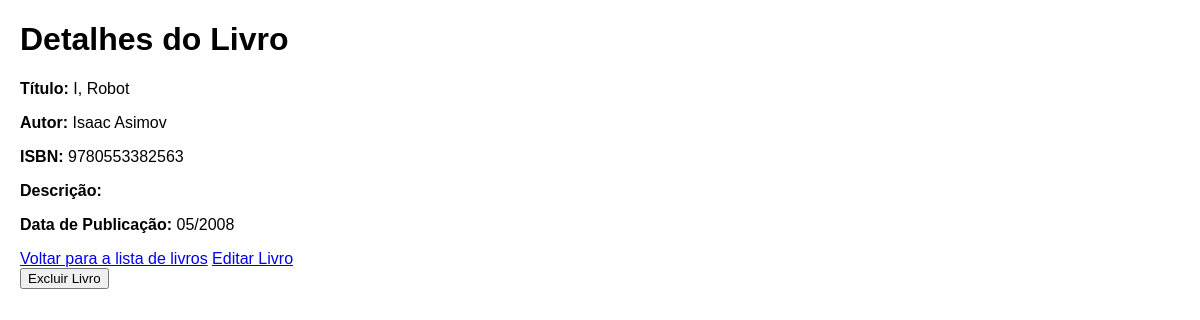
Screenshot of /catalogoleitura/livros/9780553382563 with the database file from the repository.
### AppCatalogo/models.py (models this page shows, shortened)
class Livro(models.Model):
    titulo = models.CharField(max_length=200)
    autor = models.CharField(max_length=100)
    isbn = models.CharField(max_length=13, unique=True)
    data_publi = models.CharField(max_length=20)
    lido = models.BooleanField(default=False)
    nota = models.FloatField(null=True, blank=True)
    comentarios = models.TextField(null=True, blank=True)

### AppCatalogo/views.py (the view)
# urls.py: path('livros/<str:isbn>', views.detalharLivro, name='detalharLivro'),
def detalharLivro(request, isbn):
    livro = get_object_or_404(Livro, isbn=isbn)
    return render(request, 'livros/detalharLivro.html', {'livro': livro})

### AppCatalogo/templates/livros/detalharLivro.html (shortened to what this page needs)
<!DOCTYPE html>
<html lang="pt-br">
<head>
</head>
<body>
    <h1>Detalhes do Livro</h1>
    <p><strong>Título:</strong> {{ livro.titulo }}</p>
    <p><strong>Autor:</strong> {{ livro.autor }}</p>
    <p><strong>ISBN:</strong> {{ livro.isbn }}</p>
    <p><strong>Descrição:</strong> {{ livro.descricao }}</p>
    <p><strong>Data de Publicação:</strong> {{ livro.data_publi }}</p>
    <a href="{% url 'livros:listarLivros' %}">Voltar para a lista de livros</a>
    <a href="{% url 'livros:editarLivro' isbn=livro.isbn %}">Editar Livro</a>
    <form action="{% url 'livros:excluirLivro' isbn=livro.isbn %}" method="post">
        <button type="submit">Excluir Livro</button>
    </form>
</body>
</html>

### AppCatalogo/templates/livros/detalharLivro.html (style rules this page uses)
body { font-family: Arial, sans-serif; margin: 20px; }
form { margin-bottom: 20px; }

### rows the page displays
Livro: titulo "I, Robot", autor "Isaac Asimov", isbn "9780553382563", data_publi "05/2008"
